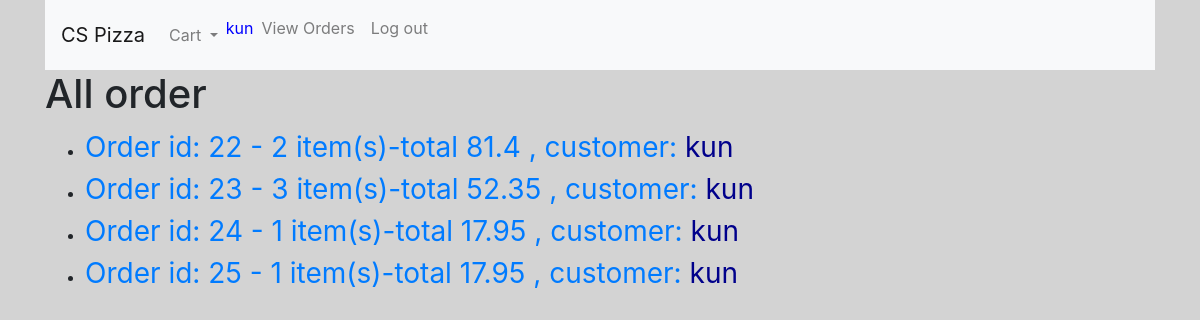
The app's page /view_order (signed in), older data.
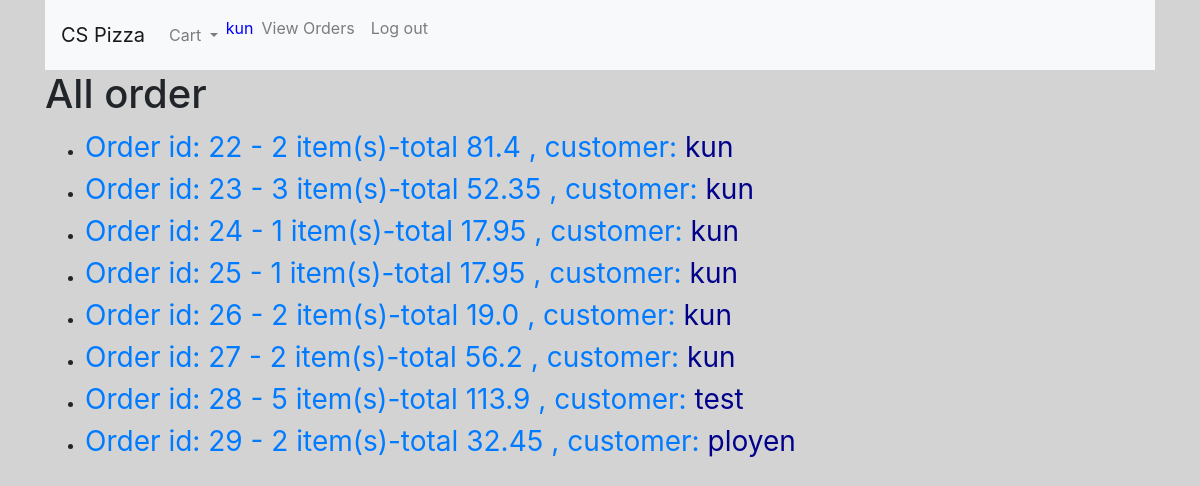
The same page, newer data.
### orders/models.py (models this page shows, shortened)
class Order(models.Model):
    username = models.CharField(max_length=64)
    pizza = models.ManyToManyField(Pizza, blank=True, related_name='ordered')
    sub = models.ManyToManyField(Sub, blank=True, related_name='ordered')
    pasta = models.ManyToManyField(Pasta, blank=True, related_name='ordered')
    salad = models.ManyToManyField(Salad, blank=True, related_name='ordered')
    dinnerplatter = models.ManyToManyField(DinnerPlatter, blank=True, related_name='ordered')
    def sum_price(self, obj):
        this_sum = 0
        if len(obj.all()) > 0:
            for item in obj.all():
                this_sum += item.price
        return this_sum
    def total(self):
        total_sum = 0
        total_sum += self.sum_price(self.pizza)
        total_sum += self.sum_price(self.sub)
        total_sum += self.sum_price(self.pasta)
        total_sum += self.sum_price(self.salad)
        total_sum += self.sum_price(self.dinnerplatter)
        return round(total_sum, 2)
    def item_count(self):
        count = 0
        count += len(self.pizza.all())
        count += len(self.sub.all())
        count += len(self.pasta.all())
        count += len(self.salad.all())
        count += len(self.dinnerplatter.all())
        return count
    def __str__(self):
        return f"""id: {self.id} - {self.item_count()} item(s)-total {self.total()}"""

class PizzaMenu(models.Model):
    type = models.CharField(max_length=32)
    size = models.CharField(max_length=10)
    topping_option = models.IntegerField() # 0(cheese), 1, 2, 3, 5 toppings
    price = models.FloatField()

class SubMenu(models.Model):
    name = models.CharField(max_length=32)
    size = models.CharField(max_length=10)
    price = models.FloatField()

class PastaMenu(models.Model):
    name = models.CharField(max_length=32)
    price = models.FloatField()

class SaladMenu(models.Model):
    name = models.CharField(max_length=32)
    price = models.FloatField()

class DinnerPlatterMenu(models.Model):
    name = models.CharField(max_length=32)
    size = models.CharField(max_length=10)
    price = models.FloatField()

### orders/views.py (the view)
# urls.py: path("view_order", views.view_order, name="view_order"),
def view_order(request):
    if request.user.is_authenticated and request.user.is_superuser:
        interested_att = ['pizza','sub','pasta','salad','dinnerplatter']
        order_all = Order.objects.all()
        cart_item_count = 0
        try:
            for k in request.session['cart'].keys():
                cart_item_count += len(request.session['cart'][k])
        except KeyError:
            pass
        contect = {
        'order_data' : order_all,
        'cart_count' : cart_item_count
        }
        return render(request, 'orders/view_order.html', contect)
    else:
        return render(request, 'orders/error.html', {'message':'Can not access to this page'})

### orders/templates/orders/view_order.html (shortened to what this page needs)
{% extends "orders/base.html" %}
{% block body %}
  <h1>All order</h1>
  <ul>
    {% for order in order_data %}
      <li>
        <a class="order_link" href="{% url 'order_details' order.id %}" title="Click for more details">
          Order {{order}} , customer: <span style="color: darkblue;">{{order.username}}</span></a>
      </li>
    {% endfor %}
  </ul>
{% endblock %}

Row changes from the older to the newer data that the page shows:
added Order: id.price "id: 26 - 2 item(s)-total 19.0", username "kun"
added Order: id.price "id: 27 - 2 item(s)-total 56.2", username "kun"
added Order: id.price "id: 28 - 5 item(s)-total 113.9", username "test"
added Order: id.price "id: 29 - 2 item(s)-total 32.45", username "ployen"
